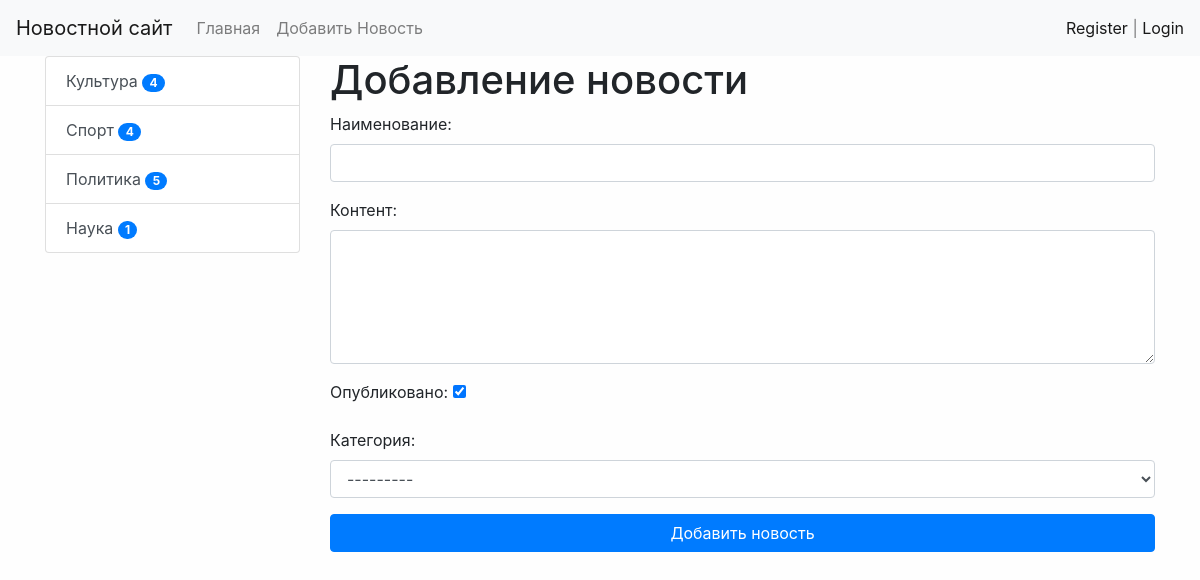
The app's page /news/add-news/ (signed in) with its own data.
### news/models.py (models this page shows)
class Category(models.Model):
    title = models.CharField(max_length=150, db_index=True, verbose_name='Наименование категории')
    def get_absolute_url(self):
        return reverse('category', kwargs={'category_id': self.pk})
    def __str__(self):
        return self.title
    class Meta:
        verbose_name = 'Категорию'
        verbose_name_plural = 'Категории'
        ordering = ['title']

### news/views.py (the view)
# urls.py: path('news/add-news/', CreateNews.as_view(), name='add_news'),
class CreateNews(LoginRequiredMixin, CreateView):
    form_class = NewsForm
    template_name = 'news/add_news.html'
    raise_exception = True

### news/forms.py (shortened to what this page needs)
class NewsForm(forms.ModelForm):
    class Meta:
        model = News
        fields = ['title', 'content', 'is_published', 'category']
        widgets = {
            'title': forms.TextInput(attrs={'class': 'form-control'}),
            'content': forms.Textarea(attrs={'class': 'form-control', 'rows': 5}),
            'category': forms.Select(attrs={'class': 'form-control'}),
        }

### news/templatetags/news_tags.py (called while the page is built)
@register.inclusion_tag('news/list_categories.html')
def show_categories():
    categories = Category.objects.annotate(cnt=Count('news', filter=F('news__is_published'))).filter(cnt__gt=0)
    return {'categories': categories}

### news/templates/news/add_news.html (shortened to what this page needs)
{% extends "base.html" %}
{% block sidebar %}
{%include 'inc/_sidebar.html'%}
{% endblock %}
{% block content %}
<h1>Добавление новости</h1>
<form action="{%url 'add_news'%}" method="post">
    {{form.as_p}}
    <button type="submit" class="btn btn-primary btn-block"> Добавить новость</button>
</form>
{% endblock %}

### news/templates/news/list_categories.html
<div class="list-group">
    {%for item in categories %}
    <a href="{{item.get_absolute_url}}" class="list-group-item list-group-item-action">{{item.title}} <span
            class="badge badge-primary badge-pill">{{item.cnt}}</span></a>
    {%endfor%}
</div>

### mysite/static/css/style.css (style rules this page uses)
body { background-color: #fefefe; }

### records on screen
Category: title "Культура", cnt "4"
Category: title "Спорт", cnt "4"
Category: title "Политика", cnt "5"
Category: title "Наука", cnt "1"
